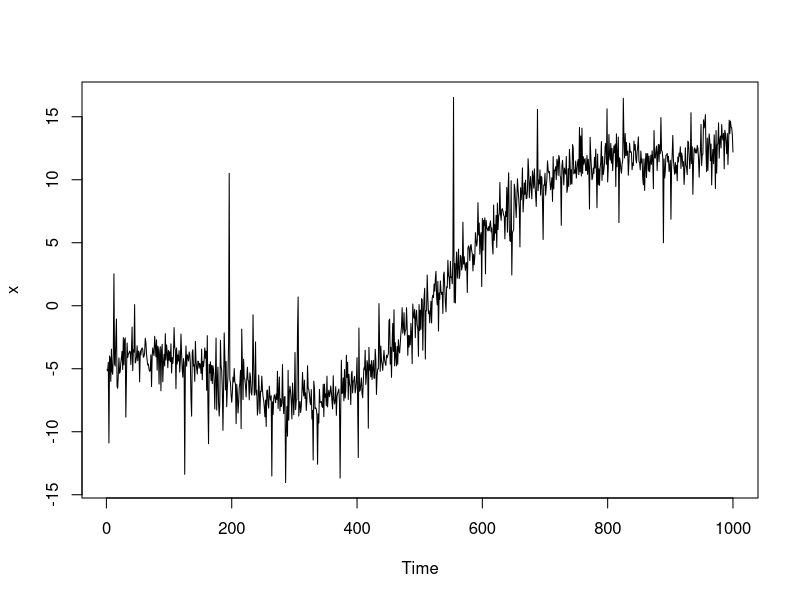

Generate this figure with R: (Note: a time limit stopped this script after it produced the figure.)
###-----------------------------------------------
### The data. **AR included**
###-----------------------------------------------
f = function(t){
  5*cos(t*9) - (t - 0.7)^2 *20 + (t-0.2)^3 *40
}
ar = function(n, ar, df){
  z = rep(NA,n)
  z[1] = rt(1,df)
  for(i in 2:n){
    z[i] = ar*z[i-1] + rt(1,df)
  }
  z
}
n = 1000
mu = f((1:n)/n)
z = c(rt(n/2,3), rt(n/2, 3)) 
x = z+mu
par(mfrow = c(1, 1))
ts.plot(x)

###----------------------------------
### Self Method
###----------------------------------

kern = function(x){ #Bartlett kernel
  ifelse(abs(x)<=1,1-abs(x), 0)
}

var_head = function(x, l){ #Kernel Estimation of volatility
  n = length(x)
  l = floor(l)
  sum = 0
  covar = c(acf(x, l+1, type = 'cov', plot=FALSE)$acf)
  k = (-l):l
  out = sum(kern(k/l) * covar[abs(k) +1])
  return(out)
}

KS_std = function(x){ #
  n = length(x)
  x_bar = mean(x)
  sigma_hat = var_head(x, 2*n^(1/3))
  Tn =cumsum(x - x_bar) / sqrt(n)
  TS = max(abs(Tn / sqrt(sigma_hat)))
}

###-----------------------------------------------
### Textbook method
###-----------------------------------------------
M <- function(x, t){
  n = length(x)
  bar_x = mean(x)
  (sum((x[1:t] - bar_x)^2) - t/n*sum((x - bar_x)^2)) / (sqrt(n))
}

K <- function(x, gam){
  n = length(x)
  k_t = rep(NULL, (n-1))
  for (i in 1:(n-1)){
    k_t[i] = M(x, i)/((i/(n-1))*(1-i/(n-1)))^gam
  }
  which.min(k_t)
}

V_k <- function(k, x){
  bar = mean(x)
  n = length(x)
  (sum((x-bar)^4) - (1/k)*(sum((x[1:k]-bar)^2)^2) - (1/(n-k))*(sum((x[(k+1):n]-bar)^2, na.rm = TRUE)^2))/n
}

textbook <- function(d){
  k = K(d, 0)
  v = V_k(k, d)
  M_t <- rep(NULL, n)
  for (i in 1:(n-1)){
    M_t[i] = M(d, i) / sqrt(v)
  }
  max(abs(M_t))
}

###-----------------------------------------------
### Liver Method
###-----------------------------------------------
L = function(y, g, tau){
  n = length(y)
  l1 = tau * log(1/tau * sum((y[1:tau] - g[1:tau])^2))
  if (tau !=n){
    l2 = (n - tau) * log(1/(n-tau)*sum((y[(tau+1):n] - g[(tau+1):n])^2))}
  else{l2 = 0}
  l = l1 + l2
}

MaxL = function(y, g){
  n = length(y)
  max_d= 0
  max_i = 0
  Ln = L(y, g, n)
  for (i in 1:n){
    d = Ln -  L(y, g, i)
    if(d > max_d){max_d = d; max_i = i}
  }
  c(max_d, max_i)
}

MLsigma1 = function(y, g, tau){sigma = 1/tau * sum((y[1:tau] - g[1:tau])^2)}
MLsigma2 = function(y, g, tau){n = length(y);sigma = 1/(n-tau)*sum((y[(tau+1):n] - g[(tau+1):n])^2)}

Liver_test = function(d, alpha){
  a = 2*log(log(n))^(1/2)/log(n)
  b = (2*log(log(n)) + 1/2*log(log(log(n))) - log(gamma(1/2)))/log(n)
  T = a*sqrt(log(n))*sqrt(d) - b*log(n)
}

spline_test = function(x){
  epsilon = 0.00001
  n = length(x)
  ax = (1:n)/n
  old_d = 0
  count = 0
  weight = rep(1:n)
  while (count<50){
    g = smooth.spline(ax, x, w = weight, cv = TRUE)$y
    result= MaxL(x, g)
    new_d = result[1]
    tau = result[2]
    if ((new_d - old_d)<epsilon){
      return(Liver_test(new_d, 0.05))
    }else{
      sigma1 = MLsigma1(x, g, tau)
      sigma2 = MLsigma2(x, g, tau)
      weight = c(rep((1/sigma1)^2, n/2), rep((1/sigma2)^2, n/2))
    }
    count = count+1
    old_d = new_d  
  }
  return(Liver_test(new_d, 0.05))
}
###-----------------------------------------------
### Normal Case.
###-----------------------------------------------

if(1){
  n = 400
  n_sim = 200
  delta = seq(from = 0, to = 3, length.out = 21)
  out = array(NA, dim =c(n_sim, length(delta), 4),
              dimnames = list(paste0('isim=',1:n_sim),
                              paste0('delta=', delta),
                              c('liver', 'textbook','log(d^2)','d^2')))
  for(i_sim in 1:n_sim){
    set.seed(i_sim)
    for(i_delta in 1:length(delta)){
      del = delta[i_delta]
      mu = 0
      #z = c(r(n/2,6), rt(n/2, 6)*(1+del))#random
      z = c(rnorm(n/2,1),rnorm(n/2,1)*(1+del))
      x = z+mu
      d = diff(x)/sqrt(2)
      out[i_sim, i_delta, 1] = spline_test(x)
      out[i_sim, i_delta, 2] = textbook(x)
      out[i_sim, i_delta, 3] = KS_std(log(d^2))
      out[i_sim, i_delta, 4] = KS_std(d^2)
    }
    if(i_sim%%10==0) cat(i_sim, ' >> ')
  }
}

###-----------------------------------------------------------
### Power
###-----------------------------------------------------------
out0 = out*0
out0[,,1] = out[,,1] > -log(-log(1-0.05)/2)
out0[,,2] = out[,,2] > 1.358
out0[,,3] = out[,,3] > 1.358
out0[,,4] = out[,,4] > 1.358
power = apply(out0, c(2,3), mean)
power

###-----------------------------------------------------------
### Plot results
###-----------------------------------------------------------
par(mfrow = c(1, 2))
col = c('blue','red', 'darkgreen','lightgreen')
#Plot 1
matplot(delta, 100*power, type = 'l', col = col, lwd = 2, main = "Power (n_sim=1000, n=500)", ylim = c(0, 100),
        ylab = expression(K(delta)~"/%"), xlab = expression(delta))
abline(h  = c(0.05, 0, 1)*100, lwd = 0.5, lty = 2)
abline(v = 0, lwd = 0.5, lty = 2)
legend('bottomright', legend = c('Liver', 'Textbook','log(d^2)','d^2'), 
  col = c('blue','red','darkgreen','lightgreen'), lty = c(1,2,3), cex = 0.4)

#Plot 2
matplot(delta, 100*power, type = 'l', col = col, lwd = 2, main = "Power (Zoom-in version)",
        ylim = c(0, 0.5) *100, ylab = expression(K(delta)~"/%"), xlab = expression(delta),
        xlim = c(0, 0.2))
abline(h = c(0:5), lwd = 0.5, lty = 3)
abline(v = 0, lwd = 0.5, lty = 2)

###-----------------------------------------------
### Changing Mean
###-----------------------------------------------

if(1){
  n = 400
  n_sim = 200
  delta = seq(from = 0, to = 3, length.out = 21)
  out = array(NA, dim =c(n_sim, length(delta), 4),
              dimnames = list(paste0('isim=',1:n_sim),
                              paste0('delta=', delta),
                              c('liver', 'textbook','log(d^2)','d^2')))
  for(i_sim in 1:n_sim){
    set.seed(i_sim)
    for(i_delta in 1:length(delta)){
      del = delta[i_delta]
      mu = f((1:n)/n)
      #z = c(r(n/2,6), rt(n/2, 6)*(1+del))#random
      z = c(rnorm(n/2,1),rnorm(n/2,1)*(1+del))
      x = z+mu
      d = diff(x)/sqrt(2)
      out[i_sim, i_delta, 1] = spline_test(x)
      out[i_sim, i_delta, 2] = textbook(x)
      out[i_sim, i_delta, 3] = KS_std(log(d^2))
      out[i_sim, i_delta, 4] = KS_std(d^2)
    }
    if(i_sim%%10==0) cat(i_sim, ' >> ')
  }
}

###-----------------------------------------------------------
### Power
###-----------------------------------------------------------
out0 = out*0
out0[,,1] = out[,,1] > -log(-log(1-0.05)/2)
out0[,,2] = out[,,2] > 1.358
out0[,,3] = out[,,3] > 1.358
out0[,,4] = out[,,4] > 1.358
power = apply(out0, c(2,3), mean)
power

###-----------------------------------------------------------
### Plot results
###-----------------------------------------------------------
par(mfrow = c(1, 2))
col = c('blue','red', 'darkgreen','lightgreen')
#Plot 1
matplot(delta, 100*power, type = 'l', col = col, lwd = 2, main = "Power (n_sim=1000, n=500)", ylim = c(0, 100),
        ylab = expression(K(delta)~"/%"), xlab = expression(delta))
abline(h  = c(0.05, 0, 1)*100, lwd = 0.5, lty = 2)
abline(v = 0, lwd = 0.5, lty = 2)
legend('bottomright', legend = c('Liver', 'Textbook','log(d^2)','d^2'), 
  col = c('blue','red','darkgreen','lightgreen'), lty = c(1,2,3), cex = 0.4)

#Plot 2
matplot(delta, 100*power, type = 'l', col = col, lwd = 2, main = "Power (Zoom-in version)",
        ylim = c(0, 0.5) *100, ylab = expression(K(delta)~"/%"), xlab = expression(delta),
        xlim = c(0, 0.2))
abline(h = c(0:5), lwd = 0.5, lty = 3)
abline(v = 0, lwd = 0.5, lty = 2)

###-----------------------------------------------
### Early Change Point
###-----------------------------------------------

if(1){
  n = 400
  n_sim = 200
  delta = seq(from = 0, to = 3, length.out = 21)
  out = array(NA, dim =c(n_sim, length(delta), 4),
              dimnames = list(paste0('isim=',1:n_sim),
                              paste0('delta=', delta),
                              c('liver', 'textbook','log(d^2)','d^2')))
  for(i_sim in 1:n_sim){
    set.seed(i_sim)
    for(i_delta in 1:length(delta)){
      del = delta[i_delta]
      mu = 0
      #z = c(r(n/2,6), rt(n/2, 6)*(1+del))#random
      z = c(rnorm(n/8,1),rnorm(n*7/8,1)*(1+del))
      x = z+mu
      d = diff(x)/sqrt(2)
      out[i_sim, i_delta, 1] = spline_test(x)
      out[i_sim, i_delta, 2] = textbook(x)
      out[i_sim, i_delta, 3] = KS_std(log(d^2))
      out[i_sim, i_delta, 4] = KS_std(d^2)
    }
    if(i_sim%%10==0) cat(i_sim, ' >> ')
  }
}

###-----------------------------------------------------------
### Power
###-----------------------------------------------------------
out0 = out*0
out0[,,1] = out[,,1] > -log(-log(1-0.05)/2)
out0[,,2] = out[,,2] > 1.358
out0[,,3] = out[,,3] > 1.358
out0[,,4] = out[,,4] > 1.358
power = apply(out0, c(2,3), mean)
power

###-----------------------------------------------------------
### Plot results
###-----------------------------------------------------------
par(mfrow = c(1, 2))
col = c('blue','red', 'darkgreen','lightgreen')
#Plot 1
matplot(delta, 100*power, type = 'l', col = col, lwd = 2, main = "Power (n_sim=1000, n=500)", ylim = c(0, 100),
        ylab = expression(K(delta)~"/%"), xlab = expression(delta))
abline(h  = c(0.05, 0, 1)*100, lwd = 0.5, lty = 2)
abline(v = 0, lwd = 0.5, lty = 2)
legend('bottomright', legend = c('Liver', 'Textbook','log(d^2)','d^2'), 
  col = c('blue','red','darkgreen','lightgreen'), lty = c(1,2,3), cex = 0.4)

#Plot 2
matplot(delta, 100*power, type = 'l', col = col, lwd = 2, main = "Power (Zoom-in version)",
        ylim = c(0, 0.5) *100, ylab = expression(K(delta)~"/%"), xlab = expression(delta),
        xlim = c(0, 0.2))
abline(h = c(0:5), lwd = 0.5, lty = 3)
abline(v = 0, lwd = 0.5, lty = 2)
